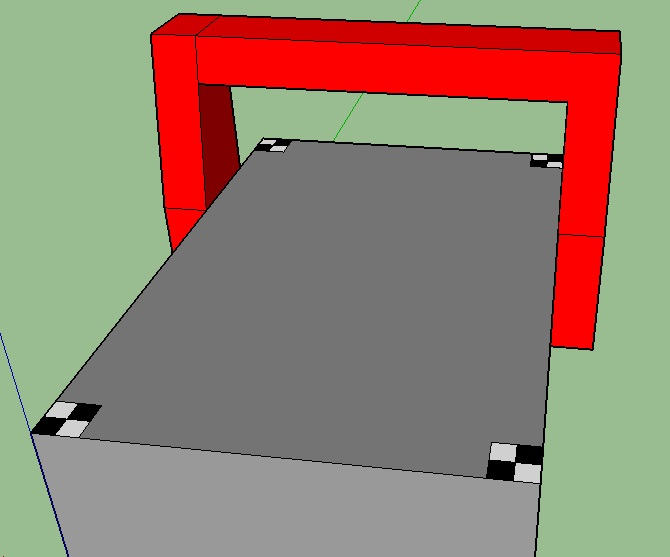
#> input picture img/caixa5.jpg, 670 x 557 px, given in place of caixa5.png, which was not available
$ python Principal.py
#> lines starting #> are read from the running program, lines starting #| are printed output that depends on the picture; after the words box and inside, x2 and y2 are one past the last pixel; in counts of white or black regions, pixels touching at a corner belong together; pictures that were not available may be replaced by others from this repository, and a replacement may not be noted
import cv2
import numpy as np

def reconhecer_linhas2(img1):
    img = img1
    lines = cv2.HoughLines(img,1,2*np.pi/180,100)
    for line in lines:
        for rho,theta in lines[0]:
            a = np.cos(theta)
            b = np.sin(theta)
            x0 = a*rho
            y0 = b*rho
            x1 = int(x0 + 1000*(-b))
            y1 = int(y0 + 1000*(a))
            x2 = int(x0 - 1000*(-b))
            y2 = int(y0 - 1000*(a))

    cv2.line(img,(x1,y1),(x2,y2),(255,255,255),2)
    return img

def reconhecer_linhas(img1):
    img = img1
    minLineLength = 10
    maxLineGap = 20
    lines = cv2.HoughLinesP(img,1,np.pi/180,200,maxLineGap,minLineLength)
    for line in lines:
        for x1,y1,x2,y2 in line:
            cv2.line(img1,(x1,y1),(x2,y2),(255,255,0),2)
            print("X1:",x1," Y1:",y1," X2:",x2," Y2:",y2)

    return img

#Importar Imagem
imagemCaixa = cv2.imread("../img/caixa5.png")
#> imagemCaixa is the input picture: shape (557, 670, 3); mean B, G, R 113.4, 129.5, 148.9

#Reconhecimento de bordas
# cv2.Canny(input_image,output_image,threshold1,threshold2,apertureSize,L2gradient)
edges = cv2.Canny(imagemCaixa, 35, 100, 3)
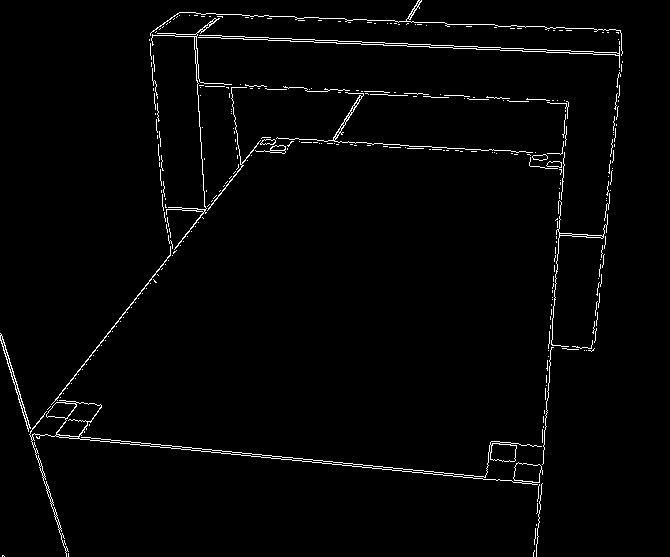
#> edges: shape (557, 670); 2% white in thin lines or dots
#cv2.imshow('Edges',edges)

#Processamento Blur
blur = cv2.GaussianBlur(edges, (5,5) , 0)
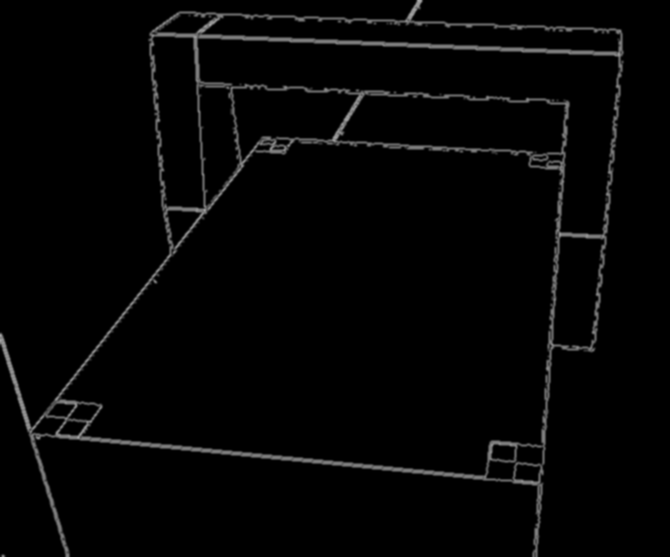
#> blur: shape (557, 670); min 0, max 167, mean 5.1
#cv2.imshow('Blur',blur)

# Reconhecimento de Linhas
linhas = reconhecer_linhas(blur)
#> in reconhecer_linhas, `lines = cv2.HoughLinesP(img,1,np.pi/180,200,maxLineGap,minLineLength)`: lines = 135 rows, first 6: [26, 432, 492, 481], [26, 431, 544, 485], [541, 484, 568, 99], [74, 434, 540, 483], [148, 34, 624, 51], [541, 455, 565, 98]
#> the loop in reconhecer_linhas, `for line in lines:` made 135 passes
#> line on passes 1 to 12: [[26, 432, 492, 481]], [[26, 431, 544, 485]], [[541, 484, 568, 99]], [[74, 434, 540, 483]], [[148, 34, 624, 51]], [[541, 455, 565, 98]], [[174, 12, 499, 23]], [[171, 14, 622, 30]], [[192, 39, 624, 54]], [[540, 482, 567, 99]], [[33, 431, 264, 135]], [[543, 476, 566, 150]]
#| X1: 26  Y1: 432  X2: 492  Y2: 481
#| X1: 26  Y1: 431  X2: 544  Y2: 485
#| X1: 541  Y1: 484  X2: 568  Y2: 99
#| X1: 74  Y1: 434  X2: 540  Y2: 483
#| X1: 148  Y1: 34  X2: 624  Y2: 51
#| X1: 541  Y1: 455  X2: 565  Y2: 98
#| X1: 174  Y1: 12  X2: 499  Y2: 23
#| X1: 171  Y1: 14  X2: 622  Y2: 30
#> (further printed lines are left out)
#> after the loop in reconhecer_linhas, `for line in lines:`:
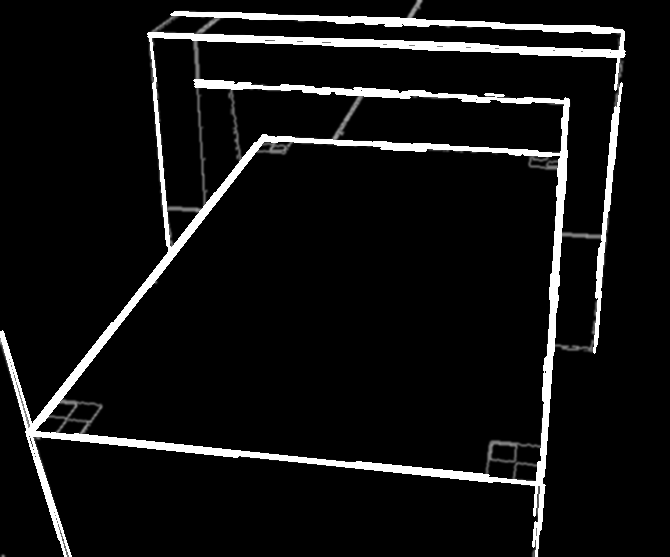
#> img1: shape (557, 670); min 0, max 255, mean 18.3
cv2.imshow('Original',imagemCaixa)
cv2.imshow('Linhas',linhas)

$ run again, with img/caixa2.jpg copied over img/caixa5.jpg
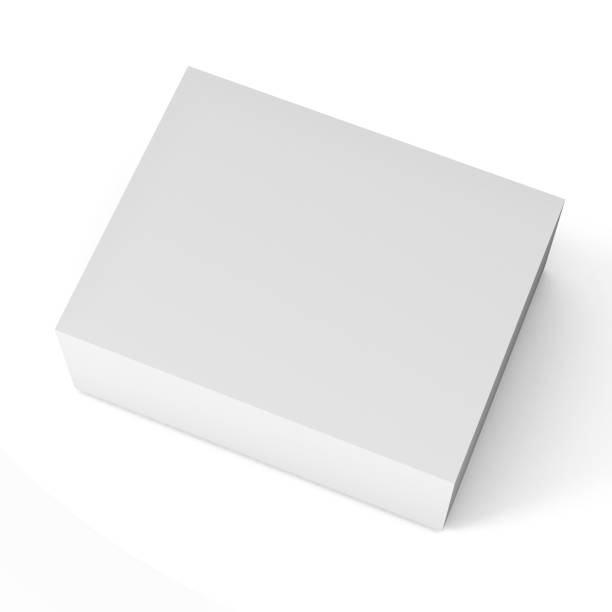
#> input picture img/caixa2.jpg, 612 x 612 px, given in place of caixa5.png, which was not available
#> imagemCaixa is the input picture: shape (612, 612, 3); min 110, max 255, mean 240.5
#> `edges = cv2.Canny(imagemCaixa, 35, 100, 3)`:
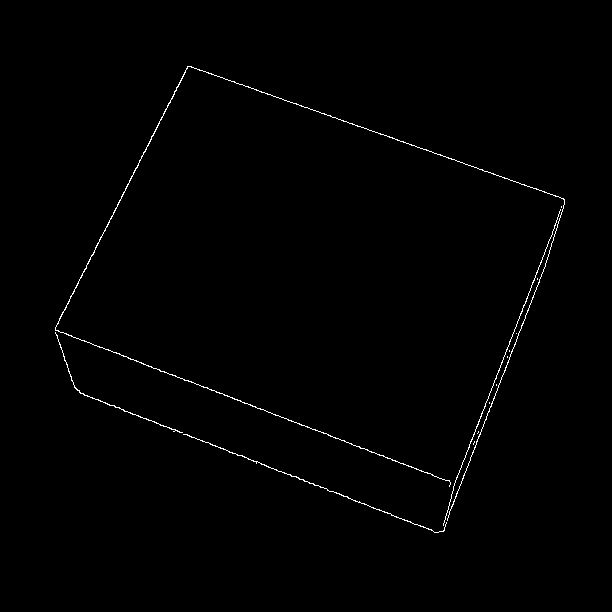
#> edges: shape (612, 612); 0.67% white in thin lines or dots, all inside (x1, y1, x2, y2) = (55, 66, 565, 533)
#> lines = 40 rows, first 6: [53, 330, 462, 487], [53, 329, 462, 486], [53, 327, 463, 484], [77, 393, 442, 533], [190, 64, 566, 200], [187, 64, 566, 201]
#> the loop in reconhecer_linhas, `for line in lines:` made 40 passes
#> (printed output is left out)
#> after the loop in reconhecer_linhas, `for line in lines:`:
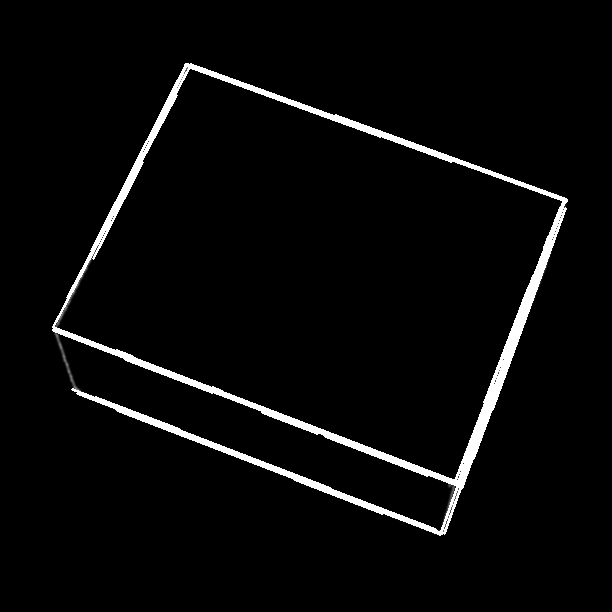
#> img1: shape (612, 612); min 0, max 255, mean 8.9

$ run again, with img/caixa3.jpg copied over img/caixa5.jpg
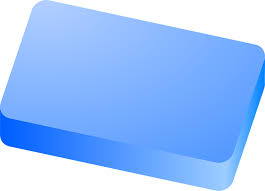
#> input picture img/caixa3.jpg, 265 x 191 px, given in place of caixa5.png, which was not available
#> imagemCaixa is the input picture: shape (191, 265, 3); mean B, G, R 254.2, 194.9, 154.6
#> `edges = cv2.Canny(imagemCaixa, 35, 100, 3)`:
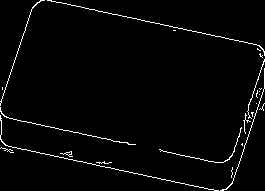
#> edges: shape (191, 265); 2.4% white in thin lines or dots
#> lines = [[44, 0, 264, 46], [0, 142, 226, 190], [0, 116, 137, 145], [38, 0, 264, 48], [0, 144, 219, 190], [157, 148, 227, 163], [50, 0, 263, 45], [0, 118, 135, 146], [0, 145, 212, 190], [140, 18, 157, 21], [24, 119, 127, 142]]
#> the loop in reconhecer_linhas, `for line in lines:` made 11 passes
#> (printed output is left out)
#> after the loop in reconhecer_linhas, `for line in lines:`:
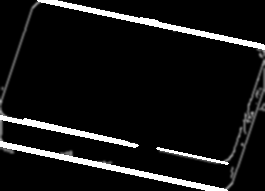
#> img1: shape (191, 265); min 0, max 255, mean 21.2

$ run again, with img/caixa4.jpg copied over img/caixa5.jpg
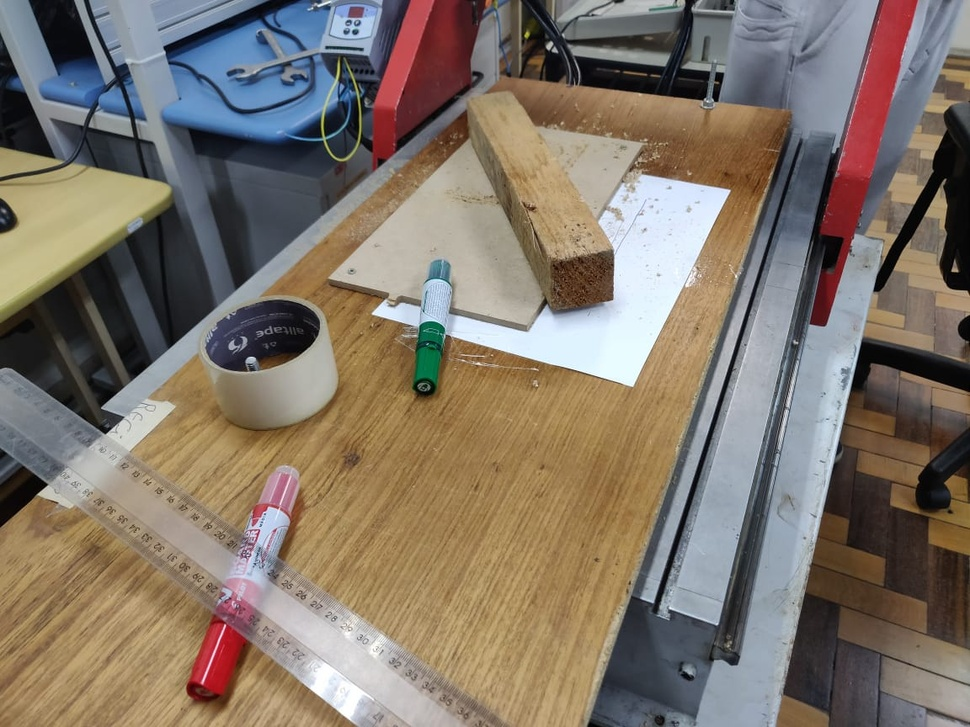
#> input picture img/caixa4.jpg, 970 x 727 px, shrunk from 1152 x 864 before the run, given in place of caixa5.png, which was not available
#> imagemCaixa is the input picture: shape (727, 970, 3); mean B, G, R 105.1, 117.1, 128.5
#> `edges = cv2.Canny(imagemCaixa, 35, 100, 3)`:
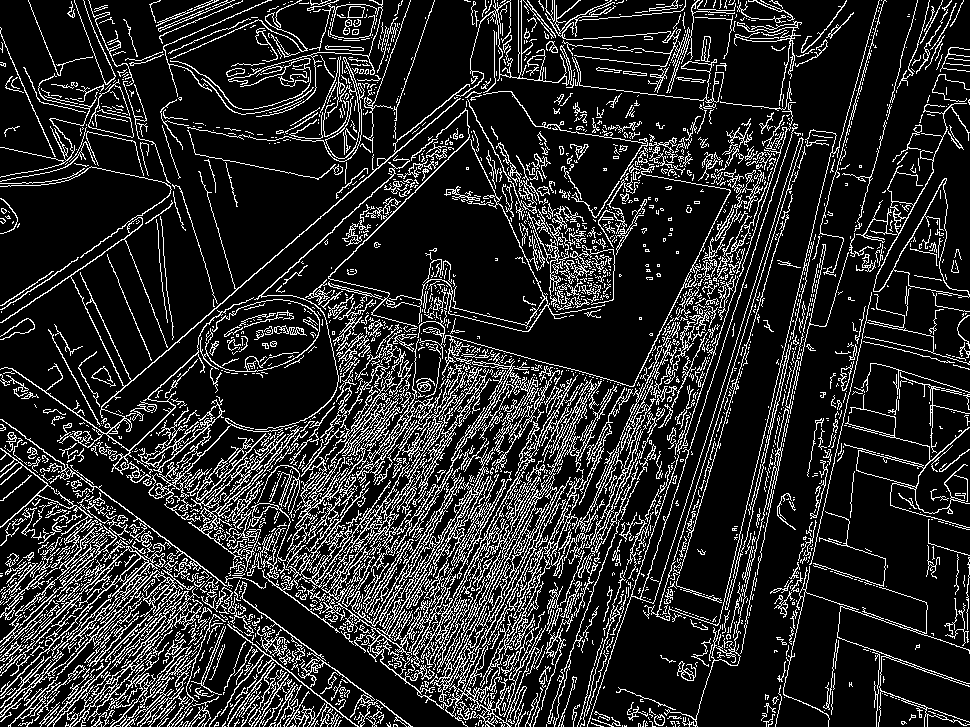
#> edges: shape (727, 970); 16.3% white in thin lines or dots
#> the loop in reconhecer_linhas, `for line in lines:` made 6599 passes
#> line on passes 1 to 3: [[293, 525, 481, 337]], [[698, 109, 715, 92]], [[656, 70, 693, 33]]
#> (printed output is left out)
#> after the loop in reconhecer_linhas, `for line in lines:`:
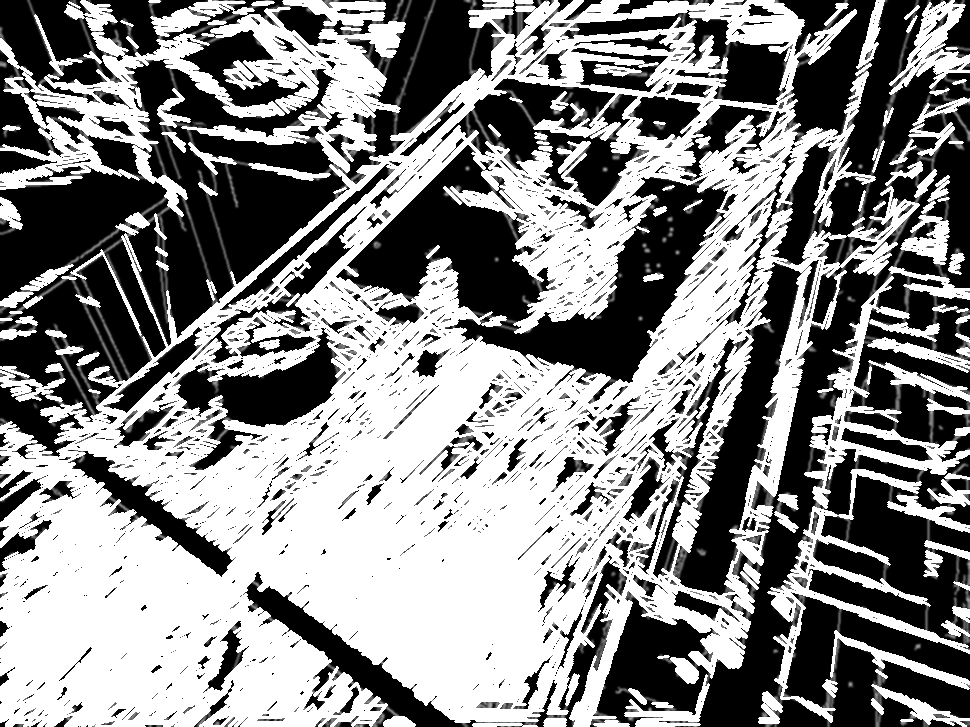
#> img1: shape (727, 970); min 0, max 255, mean 135.3
